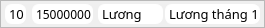
   <widget class="QFrame" name="frame_Thu_7">
    <property name="geometry">
     <rect>
      <x>960</x>
      <y>660</y>
      <width>265</width>
      <height>28</height>
     </rect>
    </property>
    <property name="styleSheet">
     <string notr="true">#frame_Thu_7{
	background-color: #05BFDB;
	border-radius: 10;
	border: 1px solid white;
	color: white
}</string>
    </property>
    <property name="frameShape">
     <enum>QFrame::StyledPanel</enum>
    </property>
    <property name="frameShadow">
     <enum>QFrame::Raised</enum>
    </property>
    <widget class="QLabel" name="label_day_thu7">
     <property name="geometry">
      <rect>
       <x>5</x>
       <y>4</y>
       <width>21</width>
       <height>20</height>
      </rect>
     </property>
     <property name="font">
      <font>
       <family>SamsungOne</family>
       <pointsize>10</pointsize>
       <bold>false</bold>
      </font>
     </property>
     <property name="styleSheet">
      <string notr="true">
	background-color: white;
	border-radius: 7;
	border: 1px solid white;
	color: black
</string>
     </property>
     <property name="text">
      <string>10</string>
     </property>
    </widget>
    <widget class="QLabel" name="label_money_thu7">
     <property name="geometry">
      <rect>
       <x>32</x>
       <y>4</y>
       <width>61</width>
       <height>20</height>
      </rect>
     </property>
     <property name="font">
      <font>
       <family>SamsungOne</family>
       <bold>false</bold>
      </font>
     </property>
     <property name="styleSheet">
      <string notr="true">
	background-color: white;
	border-radius: 7;
	border: 1px solid white;
	color: black
</string>
     </property>
     <property name="text">
      <string>15000000</string>
     </property>
    </widget>
    <widget class="QLabel" name="label_content_thu7">
     <property name="geometry">
      <rect>
       <x>165</x>
       <y>4</y>
       <width>95</width>
       <height>20</height>
      </rect>
     </property>
     <property name="font">
      <font>
       <family>SamsungOne</family>
       <pointsize>10</pointsize>
       <bold>false</bold>
      </font>
     </property>
     <property name="styleSheet">
      <string notr="true">
	background-color: white;
	border-radius: 7;
	border: 1px solid white;
	color: black
</string>
     </property>
     <property name="text">
      <string>Lương tháng 12</string>
     </property>
    </widget>
    <widget class="QLabel" name="label_typethu7">
     <property name="geometry">
      <rect>
       <x>98</x>
       <y>4</y>
       <width>65</width>
       <height>20</height>
      </rect>
     </property>
     <property name="font">
      <font>
       <family>SamsungOne</family>
       <pointsize>10</pointsize>
       <bold>false</bold>
      </font>
     </property>
     <property name="styleSheet">
      <string notr="true">
	background-color: white;
	border-radius: 7;
	border: 1px solid white;
	color: black
</string>
     </property>
     <property name="text">
      <string>Lương</string>
     </property>
    </widget>
   </widget>
